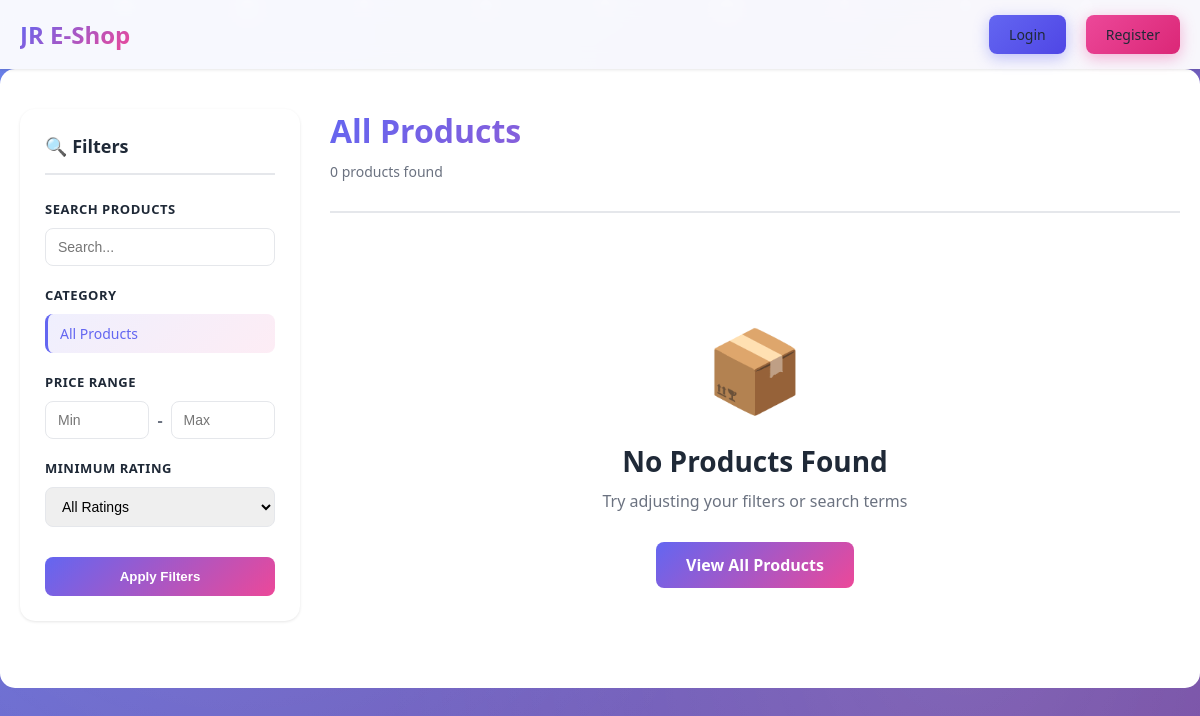
Before: /products/ with the older database file.
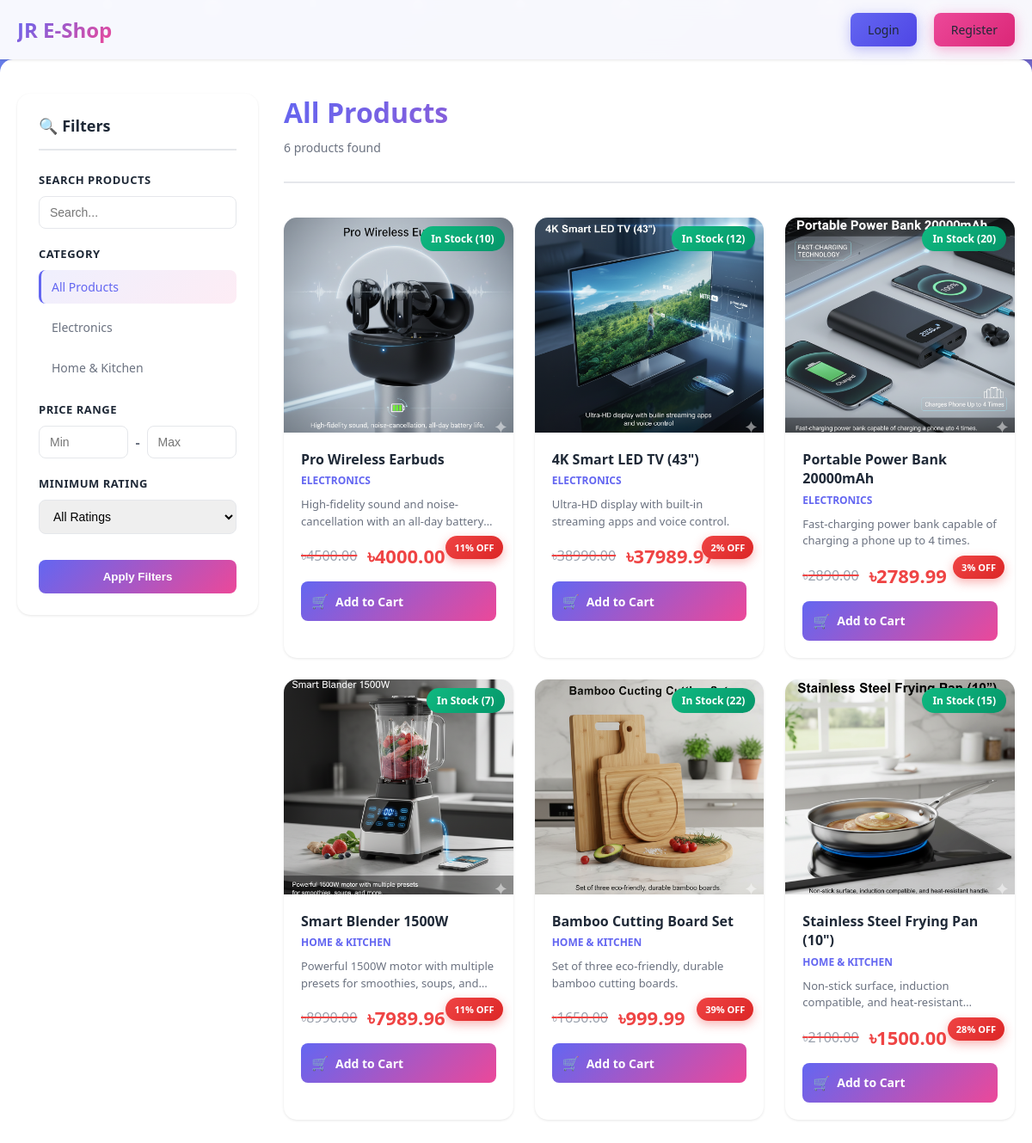
After: the same page with the newer database file.
### JRShop/models.py (models this page shows, shortened)
class Category(models.Model):
    name = models.CharField(max_length=150)
    slug = models.SlugField(max_length=150, unique=True)
    description = models.TextField()
    class Meta:
        verbose_name_plural = 'Categories'

class Product(models.Model):
    name = models.CharField(max_length=150)
    slug = models.SlugField(max_length=150, unique=True)
    category = models.ForeignKey(Category, on_delete=models.CASCADE, related_name='products')
    description = models.TextField()
    price = models.DecimalField(max_digits=10, decimal_places=2, help_text="Original price")
    discount_price = models.DecimalField(max_digits=10, decimal_places=2, null=True, blank=True, help_text="Discounted price (leave blank if no discount)")
    stock = models.PositiveBigIntegerField(default=0)
    available = models.BooleanField(default=True)
    created_at = models.DateTimeField(auto_now_add=True)
    updated_at = models.DateTimeField(auto_now=True)
    image = models.ImageField(upload_to='products/%Y/%m/%d')
    def get_discount_percentage(self):
        if self.discount_price and self.price > 0:
            discount = ((self.price - self.discount_price) / self.price) * 100
            return int(discount)
        return 0
    def has_discount(self):
        return self.discount_price is not None and self.discount_price < self.price

### JRShop/views.py (the view, shortened to what this page needs)
# urls.py: path('products/', views.product_list, name='product_list'),
def product_list(request, category_slug = None):
    category = None
    categories = Category.objects.all()
    products = Product.objects.filter(available=True)
    if category_slug:
        category = get_object_or_404(Category, slug=category_slug)
        print("category .......", category)
        products = products.filter(category = category)
    min_price = products.aggregate(Min('price'))['price__min']
    max_price = products.aggregate(Max('price'))['price__max']
    if request.GET.get('min_price'):
        products = products.filter(price__gte=request.GET.get('min_price'))
    if request.GET.get('max_price'):
        products = products.filter(price__lte=request.GET.get('max_price'))
    if request.GET.get('rating'):
        min_rating = request.GET.get('rating')
        products = products.annotate(avg_rating = Avg('ratings__rating')).filter(avg_rating__gte=min_rating)
    cart_items_count = 0
    if request.user.is_authenticated:
        try:
            cart = Cart.objects.get(user=request.user)
            cart_items_count = cart.items.count()
        except Cart.DoesNotExist:
            cart_items_count = 0
    return render(request, 'JRShop/product_list.html', {
        'category' : category,
        'categories' : categories,
        'products' : products,
        'min_price' : min_price,
        'max_price' : max_price,
        'cart_items_count': cart_items_count
    })

### JRShop/templates/JRShop/product_list.html (shortened to what this page needs)
{% extends 'JRShop/base.html' %}
{% load static %}
{% block extra_css %}
<link rel="stylesheet" href="{% static 'JRShop/css/product_list.css' %}">
{% endblock %}
{% block content %}
<nav class="navbar">
    <div class="navbar-content">
        <a href="{% url 'home' %}" class="navbar-brand">JR E-Shop</a>
        <div class="navbar-menu">
            {% if user.is_authenticated %}
                <a href="{% url 'product_list' %}" class="nav-link active">
                    <span class="nav-icon">🛍️</span>
                    <span>Products</span>
                </a>
                <a href="{% url 'view_cart' %}" class="nav-link cart-link">
                    <span class="nav-icon">🛒</span>
                    <span>Cart</span>
                    {% if cart_items_count %}
                    <span class="cart-badge">{{ cart_items_count }}</span>
                    {% endif %}
                </a>
                <a href="{% url 'profile' %}" class="user-info">
                    <div class="user-avatar">{{ user.username|slice:":1"|upper }}</div>
                    <span>{{ user.username }}</span>
                </a>
            {% else %}
                <a href="{% url 'login' %}" class="btn btn-primary">Login</a>
                <a href="{% url 'register' %}" class="btn btn-secondary">Register</a>
            {% endif %}
        </div>
    </div>
</nav>
<div class="products-container">
    <aside class="filters-sidebar">
        <div class="filters-header">
            <h3>🔍 Filters</h3>
        </div>
        <form method="GET" class="filters-form">
            <div class="filter-group">
                <label class="filter-label">Search Products</label>
                <input
                    type="text"
                    name="search"
                    class="filter-input"
                    placeholder="Search..."
                    value="{{ request.GET.search }}"
                >
            </div>
            <div class="filter-group">
                <label class="filter-label">Category</label>
                <div class="categories-list">
                    <a href="{% url 'product_list' %}" class="category-link {% if not category %}active{% endif %}">
                        All Products
                    </a>
                    {% for cat in categories %}
                    <a href="{% url 'product_list_by_category' cat.slug %}" class="category-link {% if category.id == cat.id %}active{% endif %}">
                        {{ cat.name }}
                    </a>
                    {% endfor %}
                </div>
            </div>
            <div class="filter-group">
                <label class="filter-label">Price Range</label>
                <div class="price-inputs">
                    <input
                        type="number"
                        name="min_price"
                        class="filter-input"
                        placeholder="Min"
                        value="{{ request.GET.min_price }}"
                    >
                    <span class="price-separator">-</span>
                    <input
                        type="number"
                        name="max_price"
                        class="filter-input"
                        placeholder="Max"
                        value="{{ request.GET.max_price }}"
                    >
                </div>
            </div>
            <div class="filter-group">
                <label class="filter-label">Minimum Rating</label>
                <select name="rating" class="filter-input">
                    <option value="">All Ratings</option>
                </select>
            </div>
            <button type="submit" class="filter-btn">Apply Filters</button>
        </form>
    </aside>
    <main class="products-main">
        <div class="products-header">
            <div class="header-content">
                <h1 class="products-title">
                    {% if category %}
                        {{ category.name }}
                    {% else %}
                        All Products
                    {% endif %}
                </h1>
                <p class="products-count">{{ products.count }} products found</p>
            </div>
        </div>
        {% if products %}
        <div class="products-grid">
            {% for product in products %}
            <div class="product-card" data-product-id="{{ product.id }}">
                <div class="product-image-container">
                    {% if product.image %}
                    <img src="{{ product.image.url }}" alt="{{ product.name }}" class="product-image">
                    {% else %}
                    <div class="product-image-placeholder">
                        <svg viewBox="0 0 24 24">
                            <path d="M21 19V5c0-1.1-.9-2-2-2H5c-1.1 0-2 .9-2 2v14c0 1.1.9 2 2 2h14c1.1 0 2-.9 2-2zM8.5 13.5l2.5 3.01L14.5 12l4.5 6H5l3.5-4.5z"/>
                        </svg>
                    </div>
                    {% endif %}
                    <div class="stock-badge {% if product.stock > 0 %}in-stock{% else %}out-of-stock{% endif %}">
                        {% if product.stock > 0 %}
                            In Stock ({{ product.stock }})
                        {% else %}
                            Out of Stock
                        {% endif %}
                    </div>
                </div>
                <div class="product-info">
                    <h3 class="product-name">{{ product.name }}</h3>
                    <p class="product-category">{{ product.category.name }}</p>
                    <p class="product-description">
                        {{ product.description|truncatewords:15 }}
                    </p>
                    <div class="product-price">
                        {% if product.has_discount %}
                            <div class="price-container">
                                <span class="original-price">৳{{ product.price }}</span>
                                <span class="discount-price">৳{{ product.discount_price }}</span>
                            </div>
                            <div class="discount-badge">
                                <span class="discount-percent">{{ product.get_discount_percentage }}% OFF</span>
                            </div>
                        {% else %}
                            <span class="price">৳{{ product.price }}</span>
                        {% endif %}
                    </div>
                    {% if product.stock > 0 %}
                        <a href="{% url 'add_to_cart' product.id %}" class="add-to-cart-btn">
                            <span class="btn-icon">🛒</span>
                            <span class="btn-text">Add to Cart</span>
                        </a>
                    {% else %}
                        <button class="add-to-cart-btn disabled" disabled>
                            <span class="btn-icon">❌</span>
                            <span class="btn-text">Out of Stock</span>
                        </button>
                    {% endif %}
                </div>
            </div>
            {% endfor %}
        </div>
        {% else %}
        <div class="no-products">
            <div class="no-products-icon">📦</div>
            <h2>No Products Found</h2>
            <p>Try adjusting your filters or search terms</p>
            <a href="{% url 'product_list' %}" class="reset-btn">View All Products</a>
        </div>
        {% endif %}
    </main>
</div>
{% endblock %}

### JRShop/templates/JRShop/base.html (shortened to what this page needs)
{% load static %}
<!DOCTYPE html>
<html lang="en">
<head>
    <link rel="stylesheet" href="{% static 'JRShop/css/base.css' %}">
    {% block extra_css %}{% endblock %}
</head>
<body>
    {% block content %}{% endblock %}
</body>
</html>

### JRShop/static/JRShop/css/base.css (style rules this page uses)
* { margin: 0; padding: 0; box-sizing: border-box; }
:root { --primary-color: #6366f1; --primary-dark: #4f46e5; --secondary-color: #ec4899; --success-color: #10b981; --error-color: #ef4444; --text-dark: #1f2937; --text-light: #6b7280; --bg-light: #f9fafb; --bg-white: #ffffff; --shadow: 0 10px 30px rgba(0, 0, 0, 0.1); --shadow-lg: 0 20px 60px rgba(0, 0, 0, 0.15); }
body { font-family: 'Segoe UI', Tahoma, Geneva, Verdana, sans-serif; background: linear-gradient(135deg, #667eea 0%, #764ba2 100%); min-height: 100vh; color: var(--text-dark); position: relative; overflow-x: hidden; }
body::before { content: ''; position: fixed; top: 0; left: 0; width: 100%; height: 100%; background: radial-gradient(circle at 20% 50%, rgba(255, 255, 255, 0.1) 0%, transparent 50%), radial-gradient(circle at 80% 80%, rgba(255, 255, 255, 0.1) 0%, transparent 50%); animation: backgroundMove 20s ease-in-out infinite; z-index: -1; }
.navbar { background: rgba(255, 255, 255, 0.95); backdrop-filter: blur(10px); padding: 15px 0; box-shadow: var(--shadow); position: sticky; top: 0; z-index: 100; animation: slideDown 0.5s ease-out; }
.navbar-content { max-width: 1200px; margin: 0 auto; padding: 0 20px; display: flex; justify-content: space-between; align-items: center; }
.navbar-brand { font-size: 24px; font-weight: bold; background: linear-gradient(135deg, var(--primary-color), var(--secondary-color)); -webkit-background-clip: text; -webkit-text-fill-color: transparent; background-clip: text; text-decoration: none; transition: transform 0.3s ease; }
.navbar-menu { display: flex; gap: 20px; align-items: center; }
.navbar-menu a { text-decoration: none; color: var(--text-dark); font-weight: 500; transition: all 0.3s ease; position: relative; }
.navbar-menu a::after { content: ''; position: absolute; bottom: -5px; left: 0; width: 0; height: 2px; background: var(--primary-color); transition: width 0.3s ease; }
.btn { padding: 10px 20px; border: none; border-radius: 8px; font-size: 14px; font-weight: 600; cursor: pointer; transition: all 0.3s ease; text-decoration: none; display: inline-block; text-align: center; }
.btn-primary { background: linear-gradient(135deg, var(--primary-color), var(--primary-dark)); color: white; box-shadow: 0 4px 15px rgba(99, 102, 241, 0.4); }
.btn-secondary { background: linear-gradient(135deg, var(--secondary-color), #db2777); color: white; box-shadow: 0 4px 15px rgba(236, 72, 153, 0.4); }

Changed rows visible on the page:
added Category: name "Electronics"
added Category: name "Home & Kitchen"
added Product: image (picture), stock "10", name "Pro Wireless Earbuds", category.name "ELECTRONICS", description "High-fidelity sound and noise-cancellation with an all-day…", price "4500.00", discount_price "4000.00", get_discount_percentage "11", shows "Add to Cart"
added Product: image (picture), stock "12", name "4K Smart LED TV (43\")", category.name "ELECTRONICS", description "Ultra-HD display with built-in streaming apps and voice control.", price "38990.00", discount_price "37989.97", get_discount_percentage "2", shows "Add to Cart"
added Product: image (picture), stock "20", name "Portable Power Bank 20000mAh", category.name "ELECTRONICS", description "Fast-charging power bank capable of charging a phone up to 4 times.", price "2890.00", discount_price "2789.99", get_discount_percentage "3", shows "Add to Cart"
added Product: image (picture), stock "7", name "Smart Blender 1500W", category.name "HOME & KITCHEN", description "Powerful 1500W motor with multiple presets for smoothies, soups,…", price "8990.00", discount_price "7989.96", get_discount_percentage "11", shows "Add to Cart"
added Product: image (picture), stock "22", name "Bamboo Cutting Board Set", category.name "HOME & KITCHEN", description "Set of three eco-friendly, durable bamboo cutting boards.", price "1650.00", discount_price "999.99", get_discount_percentage "39", shows "Add to Cart"
added Product: image (picture), stock "15", name "Stainless Steel Frying Pan (10\")", category.name "HOME & KITCHEN", description "Non-stick surface, induction compatible, and…", price "2100.00", discount_price "1500.00", get_discount_percentage "28", shows "Add to Cart"
Other visible differences:
{{ products.count }}: "0" → "6"
text no longer shown: "📦 No Products Found Try adjusting your filters or search terms View All Products"
